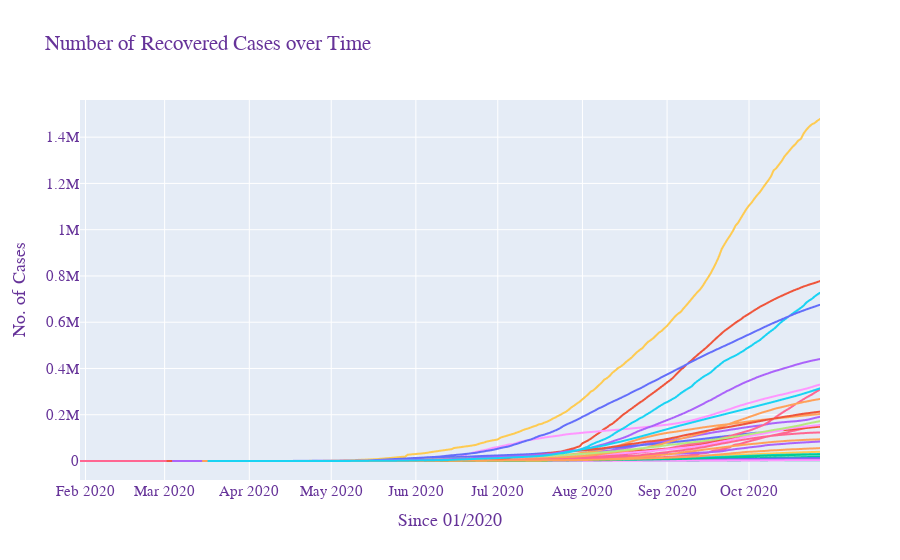

Source (notebook cell):
### Code cell
fig=px.line(df,
              x='Date', y='Recovered', color='State',
              title='India_Growth')
fig.update_layout(
    title="Number of Recovered Cases over Time",
    xaxis_title="Since 01/2020",
    yaxis_title="No. of Cases",
    font=dict(
        family="Courier New, monospace",
        size=15,
        color="RebeccaPurple"
    ),
    showlegend=False
)
fig.show()

### Figure 1 — Plotly figure (JSON) as saved in the notebook; plotly's stock layout.template omitted (floating-point values rounded to 4 significant figures; data arrays with more than 128 entries replaced by an {"elided": "..."} marker saying what was removed)
{"data": [{"hovertemplate": "State=Andaman and Nicobar Islands<br>Date=%{x}<br>Recovered=%{y}<extra></extra>", "legendgroup": "Andaman and Nicobar Islands", "line": {"color": "#636efa", "dash": "solid"}, "mode": "lines", "name": "Andaman and Nicobar Islands", "showlegend": true, "type": "scattergl", "x": {"elided": "216 str values"}, "xaxis": "x", "y": {"elided": "216 int values"}, "yaxis": "y"}, {"hovertemplate": "State=Andhra Pradesh<br>Date=%{x}<br>Recovered=%{y}<extra></extra>", "legendgroup": "Andhra Pradesh", "line": {"color": "#EF553B", "dash": "solid"}, "mode": "lines", "name": "Andhra Pradesh", "showlegend": true, "type": "scattergl", "x": {"elided": "230 str values"}, "xaxis": "x", "y": {"elided": "230 int values"}, "yaxis": "y"}, {"hovertemplate": "State=Arunachal Pradesh<br>Date=%{x}<br>Recovered=%{y}<extra></extra>", "legendgroup": "Arunachal Pradesh", "line": {"color": "#00cc96", "dash": "solid"}, "mode": "lines", "name": "Arunachal Pradesh", "showlegend": true, "type": "scattergl", "x": {"elided": "209 str values"}, "xaxis": "x", "y": {"elided": "209 int values"}, "yaxis": "y"}, {"hovertemplate": "State=Assam<br>Date=%{x}<br>Recovered=%{y}<extra></extra>", "legendgroup": "Assam", "line": {"color": "#ab63fa", "dash": "solid"}, "mode": "lines", "name": "Assam", "showlegend": true, "type": "scattergl", "x": {"elided": "211 str values"}, "xaxis": "x", "y": {"elided": "211 int values"}, "yaxis": "y"}, {"hovertemplate": "State=Bihar<br>Date=%{x}<br>Recovered=%{y}<extra></extra>", "legendgroup": "Bihar", "line": {"color": "#FFA15A", "dash": "solid"}, "mode": "lines", "name": "Bihar", "showlegend": true, "type": "scattergl", "x": {"elided": "220 str values"}, "xaxis": "x", "y": {"elided": "220 int values"}, "yaxis": "y"}, {"hovertemplate": "State=Chandigarh<br>Date=%{x}<br>Recovered=%{y}<extra></extra>", "legendgroup": "Chandigarh", "line": {"color": "#19d3f3", "dash": "solid"}, "mode": "lines", "name": "Chandigarh", "showlegend": true, "type": "scattergl", "x": {"elided": "223 str values"}, "xaxis": "x", "y": {"elided": "223 int values"}, "yaxis": "y"}, {"hovertemplate": "State=Chhattisgarh<br>Date=%{x}<br>Recovered=%{y}<extra></extra>", "legendgroup": "Chhattisgarh", "line": {"color": "#FF6692", "dash": "solid"}, "mode": "lines", "name": "Chhattisgarh", "showlegend": true, "type": "scattergl", "x": {"elided": "223 str values"}, "xaxis": "x", "y": {"elided": "223 int values"}, "yaxis": "y"}, {"hovertemplate": "State=Dadra and Nagar Haveli and Daman and Diu<br>Date=%{x}<br>Recovered=%{y}<extra></extra>", "legendgroup": "Dadra and Nagar Haveli and Daman and Diu", "line": {"color": "#B6E880", "dash": "solid"}, "mode": "lines", "name": "Dadra and Nagar Haveli and Daman and Diu", "showlegend": true, "type": "scattergl", "x": {"elided": "202 str values"}, "xaxis": "x", "y": {"elided": "202 int values"}, "yaxis": "y"}, {"hovertemplate": "State=Delhi<br>Date=%{x}<br>Recovered=%{y}<extra></extra>", "legendgroup": "Delhi", "line": {"color": "#FF97FF", "dash": "solid"}, "mode": "lines", "name": "Delhi", "showlegend": true, "type": "scattergl", "x": {"elided": "240 str values"}, "xaxis": "x", "y": {"elided": "240 int values"}, "yaxis": "y"}, {"hovertemplate": "State=Goa<br>Date=%{x}<br>Recovered=%{y}<extra></extra>", "legendgroup": "Goa", "line": {"color": "#FECB52", "dash": "solid"}, "mode": "lines", "name": "Goa", "showlegend": true, "type": "scattergl", "x": {"elided": "217 str values"}, "xaxis": "x", "y": {"elided": "217 int values"}, "yaxis": "y"}, {"hovertemplate": "State=Gujarat<br>Date=%{x}<br>Recovered=%{y}<extra></extra>", "legendgroup": "Gujarat", "line": {"color": "#636efa", "dash": "solid"}, "mode": "lines", "name": "Gujarat", "showlegend": true, "type": "scattergl", "x": {"elided": "223 str values"}, "xaxis": "x", "y": {"elided": "223 int values"}, "yaxis": "y"}, {"hovertemplate": "State=Haryana<br>Date=%{x}<br>Recovered=%{y}<extra></extra>", "legendgroup": "Haryana", "line": {"color": "#EF553B", "dash": "solid"}, "mode": "lines", "name": "Haryana", "showlegend": true, "type": "scattergl", "x": {"elided": "238 str values"}, "xaxis": "x", "y": {"elided": "238 int values"}, "yaxis": "y"}, {"hovertemplate": "State=Himachal Pradesh<br>Date=%{x}<br>Recovered=%{y}<extra></extra>", "legendgroup": "Himachal Pradesh", "line": {"color": "#00cc96", "dash": "solid"}, "mode": "lines", "name": "Himachal Pradesh", "showlegend": true, "type": "scattergl", "x": {"elided": "228 str values"}, "xaxis": "x", "y": {"elided": "228 int values"}, "yaxis": "y"}, {"hovertemplate": "State=Jammu and Kashmir<br>Date=%{x}<br>Recovered=%{y}<extra></extra>", "legendgroup": "Jammu and Kashmir", "line": {"color": "#ab63fa", "dash": "solid"}, "mode": "lines", "name": "Jammu and Kashmir", "showlegend": true, "type": "scattergl", "x": {"elided": "233 str values"}, "xaxis": "x", "y": {"elided": "233 int values"}, "yaxis": "y"}, {"hovertemplate": "State=Jharkhand<br>Date=%{x}<br>Recovered=%{y}<extra></extra>", "legendgroup": "Jharkhand", "line": {"color": "#FFA15A", "dash": "solid"}, "mode": "lines", "name": "Jharkhand", "showlegend": true, "type": "scattergl", "x": {"elided": "211 str values"}, "xaxis": "x", "y": {"elided": "211 int values"}, "yaxis": "y"}, {"hovertemplate": "State=Karnataka<br>Date=%{x}<br>Recovered=%{y}<extra></extra>", "legendgroup": "Karnataka", "line": {"color": "#19d3f3", "dash": "solid"}, "mode": "lines", "name": "Karnataka", "showlegend": true, "type": "scattergl", "x": {"elided": "233 str values"}, "xaxis": "x", "y": {"elided": "233 int values"}, "yaxis": "y"}, {"hovertemplate": "State=Kerala<br>Date=%{x}<br>Recovered=%{y}<extra></extra>", "legendgroup": "Kerala", "line": {"color": "#FF6692", "dash": "solid"}, "mode": "lines", "name": "Kerala", "showlegend": true, "type": "scattergl", "x": {"elided": "244 str values"}, "xaxis": "x", "y": {"elided": "244 int values"}, "yaxis": "y"}, {"hovertemplate": "State=Ladakh<br>Date=%{x}<br>Recovered=%{y}<extra></extra>", "legendgroup": "Ladakh", "line": {"color": "#B6E880", "dash": "solid"}, "mode": "lines", "name": "Ladakh", "showlegend": true, "type": "scattergl", "x": {"elided": "235 str values"}, "xaxis": "x", "y": {"elided": "235 int values"}, "yaxis": "y"}, {"hovertemplate": "State=Madhya Pradesh<br>Date=%{x}<br>Recovered=%{y}<extra></extra>", "legendgroup": "Madhya Pradesh", "line": {"color": "#FF97FF", "dash": "solid"}, "mode": "lines", "name": "Madhya Pradesh", "showlegend": true, "type": "scattergl", "x": {"elided": "222 str values"}, "xaxis": "x", "y": {"elided": "222 int values"}, "yaxis": "y"}, {"hovertemplate": "State=Maharashtra<br>Date=%{x}<br>Recovered=%{y}<extra></extra>", "legendgroup": "Maharashtra", "line": {"color": "#FECB52", "dash": "solid"}, "mode": "lines", "name": "Maharashtra", "showlegend": true, "type": "scattergl", "x": {"elided": "233 str values"}, "xaxis": "x", "y": {"elided": "233 int values"}, "yaxis": "y"}, {"hovertemplate": "State=Manipur<br>Date=%{x}<br>Recovered=%{y}<extra></extra>", "legendgroup": "Manipur", "line": {"color": "#636efa", "dash": "solid"}, "mode": "lines", "name": "Manipur", "showlegend": true, "type": "scattergl", "x": {"elided": "218 str values"}, "xaxis": "x", "y": {"elided": "218 int values"}, "yaxis": "y"}, {"hovertemplate": "State=Meghalaya<br>Date=%{x}<br>Recovered=%{y}<extra></extra>", "legendgroup": "Meghalaya", "line": {"color": "#EF553B", "dash": "solid"}, "mode": "lines", "name": "Meghalaya", "showlegend": true, "type": "scattergl", "x": {"elided": "198 str values"}, "xaxis": "x", "y": {"elided": "198 int values"}, "yaxis": "y"}, {"hovertemplate": "State=Mizoram<br>Date=%{x}<br>Recovered=%{y}<extra></extra>", "legendgroup": "Mizoram", "line": {"color": "#00cc96", "dash": "solid"}, "mode": "lines", "name": "Mizoram", "showlegend": true, "type": "scattergl", "x": {"elided": "217 str values"}, "xaxis": "x", "y": {"elided": "217 int values"}, "yaxis": "y"}, {"hovertemplate": "State=Nagaland<br>Date=%{x}<br>Recovered=%{y}<extra></extra>", "legendgroup": "Nagaland", "line": {"color": "#ab63fa", "dash": "solid"}, "mode": "lines", "name": "Nagaland", "showlegend": true, "type": "scattergl", "x": {"elided": "205 str values"}, "xaxis": "x", "y": {"elided": "205 int values"}, "yaxis": "y"}, {"hovertemplate": "State=Odisha<br>Date=%{x}<br>Recovered=%{y}<extra></extra>", "legendgroup": "Odisha", "line": {"color": "#FFA15A", "dash": "solid"}, "mode": "lines", "name": "Odisha", "showlegend": true, "type": "scattergl", "x": {"elided": "226 str values"}, "xaxis": "x", "y": {"elided": "226 int values"}, "yaxis": "y"}, {"hovertemplate": "State=Puducherry<br>Date=%{x}<br>Recovered=%{y}<extra></extra>", "legendgroup": "Puducherry", "line": {"color": "#19d3f3", "dash": "solid"}, "mode": "lines", "name": "Puducherry", "showlegend": true, "type": "scattergl", "x": {"elided": "225 str values"}, "xaxis": "x", "y": {"elided": "225 int values"}, "yaxis": "y"}, {"hovertemplate": "State=Punjab<br>Date=%{x}<br>Recovered=%{y}<extra></extra>", "legendgroup": "Punjab", "line": {"color": "#FF6692", "dash": "solid"}, "mode": "lines", "name": "Punjab", "showlegend": true, "type": "scattergl", "x": {"elided": "233 str values"}, "xaxis": "x", "y": {"elided": "233 int values"}, "yaxis": "y"}, {"hovertemplate": "State=Rajasthan<br>Date=%{x}<br>Recovered=%{y}<extra></extra>", "legendgroup": "Rajasthan", "line": {"color": "#B6E880", "dash": "solid"}, "mode": "lines", "name": "Rajasthan", "showlegend": true, "type": "scattergl", "x": {"elided": "239 str values"}, "xaxis": "x", "y": {"elided": "239 int values"}, "yaxis": "y"}, {"hovertemplate": "State=Sikkim<br>Date=%{x}<br>Recovered=%{y}<extra></extra>", "legendgroup": "Sikkim", "line": {"color": "#FF97FF", "dash": "solid"}, "mode": "lines", "name": "Sikkim", "showlegend": true, "type": "scattergl", "x": {"elided": "177 str values"}, "xaxis": "x", "y": {"elided": "177 int values"}, "yaxis": "y"}, {"hovertemplate": "State=State Unassigned<br>Date=%{x}<br>Recovered=%{y}<extra></extra>", "legendgroup": "State Unassigned", "line": {"color": "#FECB52", "dash": "solid"}, "mode": "lines", "name": "State Unassigned", "showlegend": true, "type": "scattergl", "x": ["2020-05-19T00:00:00", "2020-05-20T00:00:00", "2020-05-21T00:00:00", "2020-05-22T00:00:00", "2020-05-23T00:00:00", "2020-05-24T00:00:00", "2020-05-25T00:00:00", "2020-05-26T00:00:00", "2020-05-27T00:00:00", "2020-05-28T00:00:00", "2020-05-29T00:00:00", "2020-05-30T00:00:00", "2020-05-31T00:00:00", "2020-06-01T00:00:00", "2020-06-02T00:00:00", "2020-06-03T00:00:00", "2020-06-04T00:00:00", "2020-06-05T00:00:00", "2020-06-06T00:00:00", "2020-06-07T00:00:00", "2020-06-08T00:00:00", "2020-06-09T00:00:00", "2020-06-10T00:00:00", "2020-06-11T00:00:00", "2020-06-12T00:00:00", "2020-06-13T00:00:00", "2020-06-14T00:00:00", "2020-06-15T00:00:00", "2020-06-16T00:00:00", "2020-06-17T00:00:00", "2020-06-18T00:00:00", "2020-06-19T00:00:00", "2020-06-20T00:00:00", "2020-06-21T00:00:00", "2020-06-22T00:00:00", "2020-06-23T00:00:00", "2020-06-24T00:00:00", "2020-06-25T00:00:00", "2020-06-26T00:00:00", "2020-06-27T00:00:00", "2020-06-28T00:00:00", "2020-06-29T00:00:00", "2020-06-30T00:00:00", "2020-07-01T00:00:00", "2020-07-02T00:00:00", "2020-07-03T00:00:00", "2020-07-04T00:00:00", "2020-07-05T00:00:00", "2020-07-06T00:00:00", "2020-07-07T00:00:00", "2020-07-08T00:00:00", "2020-07-09T00:00:00", "2020-07-10T00:00:00", "2020-07-11T00:00:00", "2020-07-12T00:00:00", "2020-07-13T00:00:00", "2020-07-14T00:00:00", "2020-07-15T00:00:00", "2020-07-16T00:00:00", "2020-07-17T00:00:00", "2020-07-18T00:00:00", "2020-07-19T00:00:00"], "xaxis": "x", "y": [0, 0, 0, 0, 0, 0, 0, 0, 0, 0, 0, 0, 0, 0, 0, 0, 0, 0, 0, 0, 0, 0, 0, 0, 0, 0, 0, 0, 0, 0, 0, 0, 0, 0, 0, 0, 0, 0, 0, 0, 0, 0, 0, 0, 0, 0, 0, 0, 0, 0, 0, 0, 0, 0, 0, 0, 0, 0, 0, 0, 0, 0], "yaxis": "y"}, {"hovertemplate": "State=Tamil Nadu<br>Date=%{x}<br>Recovered=%{y}<extra></extra>", "legendgroup": "Tamil Nadu", "line": {"color": "#636efa", "dash": "solid"}, "mode": "lines", "name": "Tamil Nadu", "showlegend": true, "type": "scattergl", "x": {"elided": "235 str values"}, "xaxis": "x", "y": {"elided": "235 int values"}, "yaxis": "y"}, {"hovertemplate": "State=Telangana<br>Date=%{x}<br>Recovered=%{y}<extra></extra>", "legendgroup": "Telangana", "line": {"color": "#EF553B", "dash": "solid"}, "mode": "lines", "name": "Telangana", "showlegend": true, "type": "scattergl", "x": {"elided": "240 str values"}, "xaxis": "x", "y": {"elided": "240 int values"}, "yaxis": "y"}, {"hovertemplate": "State=Tripura<br>Date=%{x}<br>Recovered=%{y}<extra></extra>", "legendgroup": "Tripura", "line": {"color": "#00cc96", "dash": "solid"}, "mode": "lines", "name": "Tripura", "showlegend": true, "type": "scattergl", "x": {"elided": "205 str values"}, "xaxis": "x", "y": {"elided": "205 int values"}, "yaxis": "y"}, {"hovertemplate": "State=Uttar Pradesh<br>Date=%{x}<br>Recovered=%{y}<extra></extra>", "legendgroup": "Uttar Pradesh", "line": {"color": "#ab63fa", "dash": "solid"}, "mode": "lines", "name": "Uttar Pradesh", "showlegend": true, "type": "scattergl", "x": {"elided": "238 str values"}, "xaxis": "x", "y": {"elided": "238 int values"}, "yaxis": "y"}, {"hovertemplate": "State=Uttarakhand<br>Date=%{x}<br>Recovered=%{y}<extra></extra>", "legendgroup": "Uttarakhand", "line": {"color": "#FFA15A", "dash": "solid"}, "mode": "lines", "name": "Uttarakhand", "showlegend": true, "type": "scattergl", "x": {"elided": "227 str values"}, "xaxis": "x", "y": {"elided": "227 int values"}, "yaxis": "y"}, {"hovertemplate": "State=West Bengal<br>Date=%{x}<br>Recovered=%{y}<extra></extra>", "legendgroup": "West Bengal", "line": {"color": "#19d3f3", "dash": "solid"}, "mode": "lines", "name": "West Bengal", "showlegend": true, "type": "scattergl", "x": {"elided": "225 str values"}, "xaxis": "x", "y": {"elided": "225 int values"}, "yaxis": "y"}], "layout": {"font": {"color": "RebeccaPurple", "family": "Courier New, monospace", "size": 15}, "legend": {"title": {"text": "State"}, "tracegroupgap": 0}, "showlegend": false, "title": {"text": "Number of Recovered Cases over Time"}, "xaxis": {"anchor": "y", "domain": [0.0, 1.0], "title": {"text": "Since 01/2020"}}, "yaxis": {"anchor": "x", "domain": [0.0, 1.0], "title": {"text": "No. of Cases"}}}}
